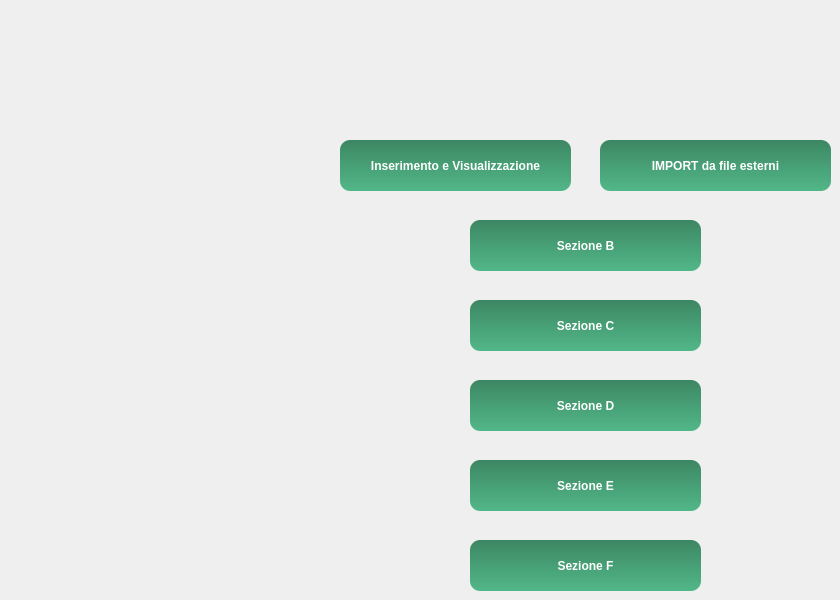
    <widget class="QWidget" name="home">
     <widget class="QPushButton" name="bottoneInserimento">
      <property name="geometry">
       <rect>
        <x>340</x>
        <y>140</y>
        <width>231</width>
        <height>51</height>
       </rect>
      </property>
      <property name="font">
       <font>
        <family>Tahoma</family>
        <pointsize>9</pointsize>
        <weight>75</weight>
        <bold>true</bold>
       </font>
      </property>
      <property name="styleSheet">
       <string notr="true">QPushButton{
	
	background-color: qlineargradient(spread:pad, x1:1, y1:0, x2:1, y2:1, stop:0 rgba(60, 135, 99, 255), stop:1 rgba(82, 183, 136, 255));
	color: rgb(255, 255, 255);
	border-radius: 10px;
}

QPushButton:hover{
	background-color: rgb(60, 134, 99);
}
QPushButton:pressed {
	background-color: rgb(43, 97, 72);
}
</string>
      </property>
      <property name="text">
       <string>Inserimento e Visualizzazione</string>
      </property>
     </widget>
     <widget class="QPushButton" name="bottoneVaiASezioneB">
      <property name="geometry">
       <rect>
        <x>470</x>
        <y>220</y>
        <width>231</width>
        <height>51</height>
       </rect>
      </property>
      <property name="font">
       <font>
        <family>Tahoma</family>
        <pointsize>9</pointsize>
        <weight>75</weight>
        <bold>true</bold>
       </font>
      </property>
      <property name="styleSheet">
       <string notr="true">QPushButton{
	
	background-color: qlineargradient(spread:pad, x1:1, y1:0, x2:1, y2:1, stop:0 rgba(60, 135, 99, 255), stop:1 rgba(82, 183, 136, 255));
	color: rgb(255, 255, 255);
	border-radius: 10px;
}

QPushButton:hover{
	background-color: rgb(60, 134, 99);
}
QPushButton:pressed {
	background-color: rgb(43, 97, 72);
}
</string>
      </property>
      <property name="text">
       <string>Sezione B</string>
      </property>
     </widget>
     <widget class="QPushButton" name="bottoneVaiASezioneC">
      <property name="geometry">
       <rect>
        <x>470</x>
        <y>300</y>
        <width>231</width>
        <height>51</height>
       </rect>
      </property>
      <property name="font">
       <font>
        <family>Tahoma</family>
        <pointsize>9</pointsize>
        <weight>75</weight>
        <bold>true</bold>
       </font>
      </property>
      <property name="styleSheet">
       <string notr="true">QPushButton{
	
	background-color: qlineargradient(spread:pad, x1:1, y1:0, x2:1, y2:1, stop:0 rgba(60, 135, 99, 255), stop:1 rgba(82, 183, 136, 255));
	color: rgb(255, 255, 255);
	border-radius: 10px;
}

QPushButton:hover{
	background-color: rgb(60, 134, 99);
}
QPushButton:pressed {
	background-color: rgb(43, 97, 72);
}
</string>
      </property>
      <property name="text">
       <string>Sezione C</string>
      </property>
     </widget>
     <widget class="QPushButton" name="bottoneVaiASezioneD">
      <property name="geometry">
       <rect>
        <x>470</x>
        <y>380</y>
        <width>231</width>
        <height>51</height>
       </rect>
      </property>
      <property name="font">
       <font>
        <family>Tahoma</family>
        <pointsize>9</pointsize>
        <weight>75</weight>
        <bold>true</bold>
       </font>
      </property>
      <property name="styleSheet">
       <string notr="true">QPushButton{
	
	background-color: qlineargradient(spread:pad, x1:1, y1:0, x2:1, y2:1, stop:0 rgba(60, 135, 99, 255), stop:1 rgba(82, 183, 136, 255));
	color: rgb(255, 255, 255);
	border-radius: 10px;
}

QPushButton:hover{
	background-color: rgb(60, 134, 99);
}
QPushButton:pressed {
	background-color: rgb(43, 97, 72);
}
</string>
      </property>
      <property name="text">
       <string>Sezione D</string>
      </property>
     </widget>
     <widget class="QPushButton" name="bottoneVaiASezioneE">
      <property name="geometry">
       <rect>
        <x>470</x>
        <y>460</y>
        <width>231</width>
        <height>51</height>
       </rect>
      </property>
      <property name="font">
       <font>
        <family>Tahoma</family>
        <pointsize>9</pointsize>
        <weight>75</weight>
        <bold>true</bold>
       </font>
      </property>
      <property name="styleSheet">
       <string notr="true">QPushButton{
	
	background-color: qlineargradient(spread:pad, x1:1, y1:0, x2:1, y2:1, stop:0 rgba(60, 135, 99, 255), stop:1 rgba(82, 183, 136, 255));
	color: rgb(255, 255, 255);
	border-radius: 10px;
}

QPushButton:hover{
	background-color: rgb(60, 134, 99);
}
QPushButton:pressed {
	background-color: rgb(43, 97, 72);
}
</string>
      </property>
      <property name="text">
       <string>Sezione E</string>
      </property>
     </widget>
     <widget class="QPushButton" name="bottoneVaiASezioneF">
      <property name="geometry">
       <rect>
        <x>470</x>
        <y>540</y>
        <width>231</width>
        <height>51</height>
       </rect>
      </property>
      <property name="font">
       <font>
        <family>Tahoma</family>
        <pointsize>9</pointsize>
        <weight>75</weight>
        <bold>true</bold>
       </font>
      </property>
      <property name="styleSheet">
       <string notr="true">QPushButton{
	
	background-color: qlineargradient(spread:pad, x1:1, y1:0, x2:1, y2:1, stop:0 rgba(60, 135, 99, 255), stop:1 rgba(82, 183, 136, 255));
	color: rgb(255, 255, 255);
	border-radius: 10px;
}

QPushButton:hover{
	background-color: rgb(60, 134, 99);
}
QPushButton:pressed {
	background-color: rgb(43, 97, 72);
}
</string>
      </property>
      <property name="text">
       <string>Sezione F</string>
      </property>
     </widget>
     <widget class="QPushButton" name="bottoneVaiAInsDaFileDiTesto">
      <property name="geometry">
       <rect>
        <x>600</x>
        <y>140</y>
        <width>231</width>
        <height>51</height>
       </rect>
      </property>
      <property name="font">
       <font>
        <family>Tahoma</family>
        <pointsize>9</pointsize>
        <weight>75</weight>
        <italic>false</italic>
        <bold>true</bold>
       </font>
      </property>
      <property name="styleSheet">
       <string notr="true">QPushButton{
	
	background-color: qlineargradient(spread:pad, x1:1, y1:0, x2:1, y2:1, stop:0 rgba(60, 135, 99, 255), stop:1 rgba(82, 183, 136, 255));
	color: rgb(255, 255, 255);
	border-radius: 10px;
}

QPushButton:hover{
	background-color: rgb(60, 134, 99);
}
QPushButton:pressed {
	background-color: rgb(43, 97, 72);
}
</string>
      </property>
      <property name="text">
       <string>IMPORT da file esterni</string>
      </property>
     </widget>
    </widget>
